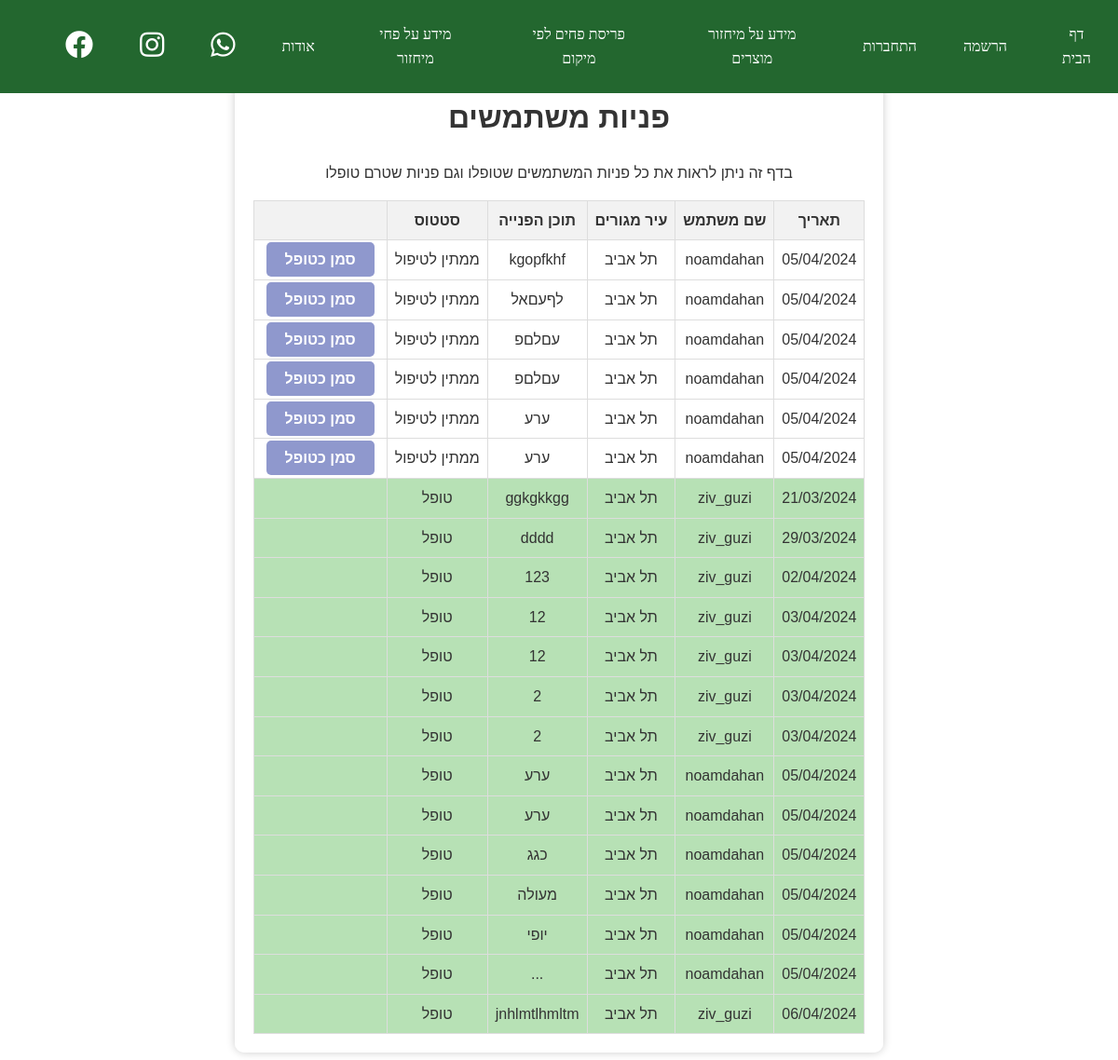
/website/display_contacts/, run on an earlier commit of the app's database.
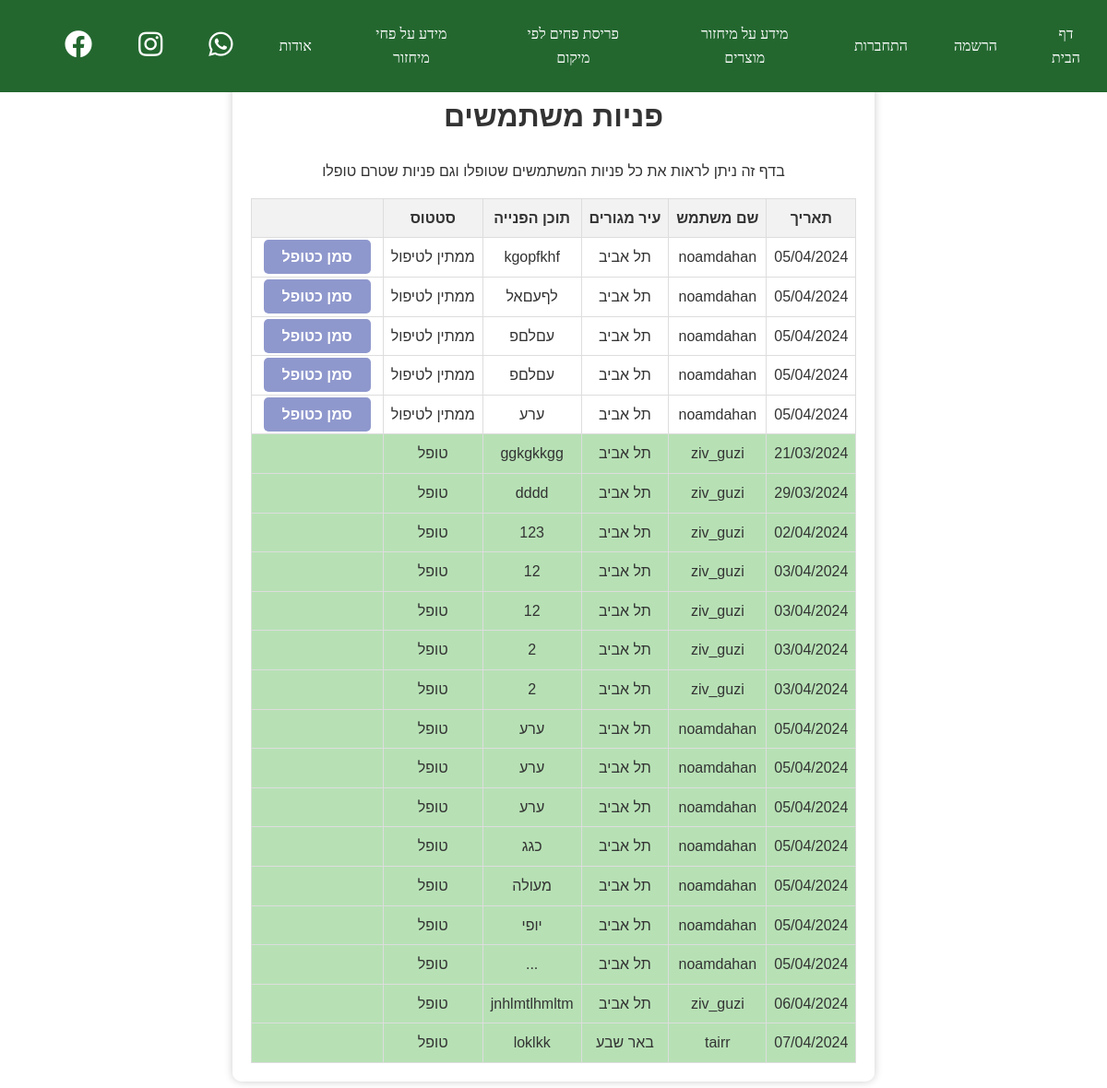
And on a later commit of the database.
### website/models.py (models this page shows)
class usersContacts(models.Model):
	creationDT = models.DateTimeField(auto_now_add=True)
	user = models.ForeignKey(User, on_delete=models.CASCADE)
	content = models.TextField()
	status = models.BooleanField(default=False)

class User(AbstractUser):
	first_name = models.CharField(max_length=50)
	last_name = models.CharField(max_length=50)
	email = models.EmailField(max_length=100, unique=True)
	USER_TYPE_CHOICES = (
		(0, 'Private'),
		(1, 'Corporation')
	)
	user_type = models.SmallIntegerField(default=0, choices=USER_TYPE_CHOICES)
	location = models.CharField(max_length=50)
	comp_num = models.PositiveIntegerField(blank=True, null=True)
	points = models.PositiveIntegerField(default=0)
	class Meta:
		app_label = 'website'
		verbose_name = 'User'
		verbose_name_plural = 'Users'

### website/views.py (the view)
# urls.py: path('display_contacts/', views.display_contacts, name='display_contacts'),
def display_contacts(request):
    if request.user.is_authenticated:
        loginuser = request.user
        checkadmin = loginuser.is_superuser
        usertype = loginuser.user_type
        if checkadmin:
            usertype = "a"
    else:
        usertype = "Anonymous"
    contacts = usersContacts.objects.order_by('status', 'creationDT')
    return render(request, 'display_contacts.html', {'contacts': contacts, 'userType': usertype})

### website/templates/display_contacts.html (shortened to what this page needs)
{% extends "master.html" %}
{% block content %}
<div class="container transparent-box">
    <div class="new1">
        <br>
        <br>
        <h1>פניות משתמשים</h1>
        <p>בדף זה ניתן לראות את כל פניות המשתמשים שטופלו וגם פניות שטרם טופלו</p>
    </div>
    <table>
        <tr>
            <th>תאריך</th>
            <th>שם משתמש</th>
            <th>עיר מגורים</th>
            <th>תוכן הפנייה</th>
            <th>סטטוס</th>
            <th></th>
        </tr>
        {% for c in contacts %}
            <tr {% if c.status %} class="approved-row" {% endif %}>
                <td>{{ c.creationDT | date:"d/m/Y" }}</td>
                <td>{{ c.user }}</td>
                <td>{{ c.user.location }}</td>
                <td>{{ c.content }}</td>
                {% if not c.status %}
                    <td>ממתין לטיפול</td>
                    <td><a href="{% url 'changestatus' c.id %}" class="approve-btn">סמן כטופל</a></td>
                {% else %}
                    <td>טופל</td>
                    <td></td>
                {% endif %}
            </tr>
        {% endfor %}
    </table>
</div>
{% endblock %}

What changed in the data, as far as the page shows it:
changed usersContacts (number 13 of 21 on the later page): status "ממתין לטיפול סמן כטופל" → "טופל"; moves down the list
added usersContacts: creationDT "07/04/2024", user "tairr", user.location "באר שבע", content "loklkk", status "טופל"
